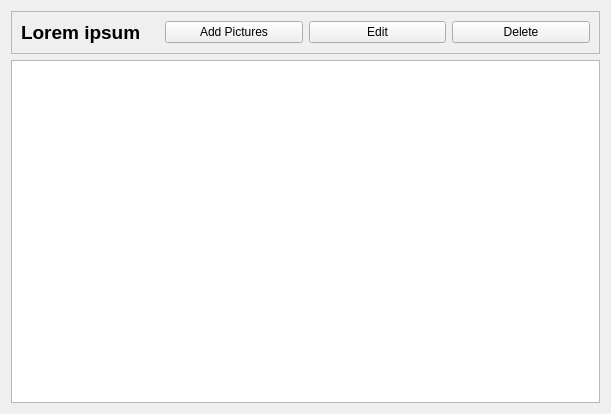
<?xml version="1.0" encoding="UTF-8"?>
<ui version="4.0">
 <class>Album_Widget</class>
 <widget class="QWidget" name="Album_Widget">
  <property name="geometry">
   <rect>
    <x>0</x>
    <y>0</y>
    <width>611</width>
    <height>414</height>
   </rect>
  </property>
  <property name="windowTitle">
   <string>Form</string>
  </property>
  <layout class="QVBoxLayout" name="verticalLayout">
   <item>
    <widget class="QFrame" name="album_info_frame">
     <property name="frameShape">
      <enum>QFrame::StyledPanel</enum>
     </property>
     <property name="frameShadow">
      <enum>QFrame::Raised</enum>
     </property>
     <layout class="QHBoxLayout" name="horizontalLayout">
      <item>
       <widget class="QLabel" name="album_name">
        <property name="font">
         <font>
          <pointsize>14</pointsize>
          <weight>75</weight>
          <bold>true</bold>
         </font>
        </property>
        <property name="text">
         <string>Lorem ipsum</string>
        </property>
       </widget>
      </item>
      <item>
       <widget class="QPushButton" name="edit_button">
        <property name="text">
         <string>Add Pictures</string>
        </property>
        <property name="icon">
         <iconset resource="resource.qrc">
          <normaloff>:/icons/photo-add.png</normaloff>:/icons/photo-add.png</iconset>
        </property>
       </widget>
      </item>
      <item>
       <widget class="QPushButton" name="add_pictures_button">
        <property name="text">
         <string>Edit</string>
        </property>
        <property name="icon">
         <iconset resource="resource.qrc">
          <normaloff>:/icons/album-edit.png</normaloff>:/icons/album-edit.png</iconset>
        </property>
       </widget>
      </item>
      <item>
       <widget class="QPushButton" name="delete_button">
        <property name="text">
         <string>Delete</string>
        </property>
        <property name="icon">
         <iconset resource="resource.qrc">
          <normaloff>:/icons/album-delete.png</normaloff>:/icons/album-delete.png</iconset>
        </property>
       </widget>
      </item>
     </layout>
    </widget>
   </item>
   <item>
    <widget class="QListView" name="thumbnail_list_view"/>
   </item>
  </layout>
 </widget>
 <resources>
  <include location="resource.qrc"/>
 </resources>
 <connections/>
</ui>
